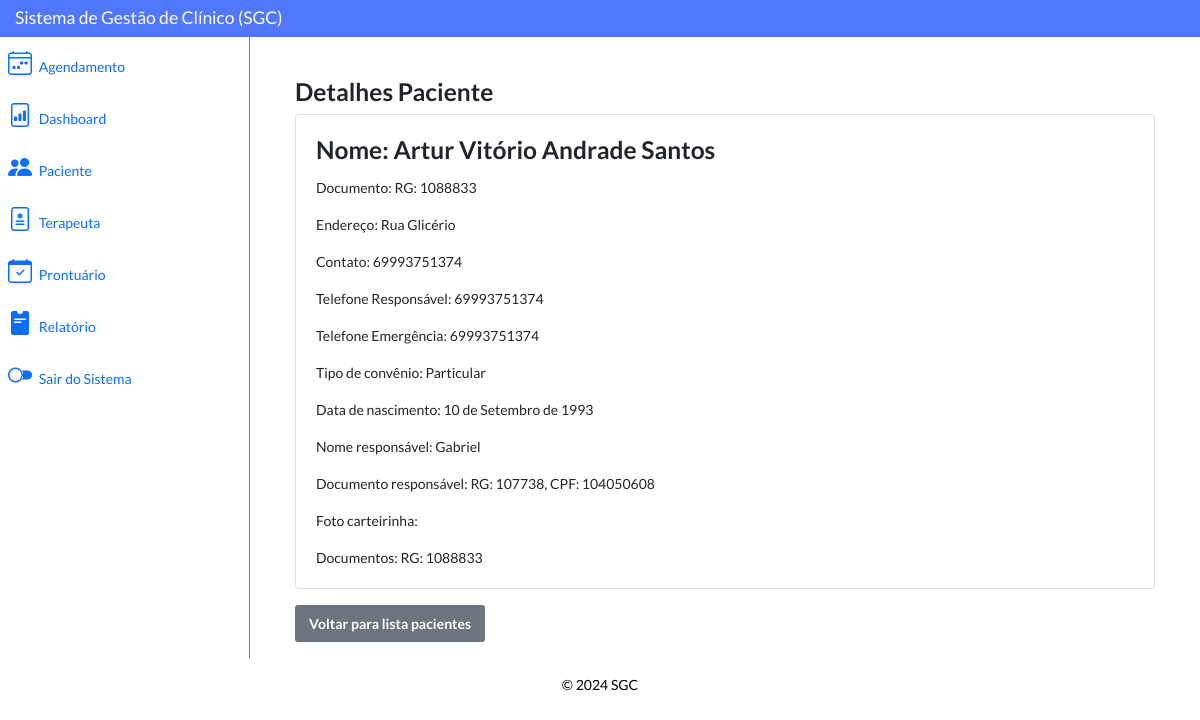
Page /paciente/1/detail/ on the committed database.
### pacientes/models.py (models this page shows, shortened)
class Paciente(models.Model):
    nome = models.CharField(max_length=100)
    documento = models.CharField(max_length=100)
    carteirinha = models.CharField(max_length=100)
    endereco = models.CharField(max_length=100)
    telefone_responsavel = models.CharField(max_length=100)
    telefone_contato = models.CharField(max_length=100)
    telefone_emergencia = models.CharField(max_length=100)
    tipo_convenio = models.CharField(max_length=100)
    data_nascimento = models.DateField(null=False, blank=False)
    nome_responsavel = models.CharField(max_length=100)
    documento_responsavel = models.CharField(max_length=100)
    foto_carteirinha = models.ImageField(upload_to='documentos_pacientes/', blank=True, null=True)
    class Meta:
        ordering = ['nome']

### pacientes/views.py (the view)
# urls.py: path('paciente/<int:pk>/detail/', views.PacienteDetailView.as_view(), name='paciente-detail'),
class PacienteDetailView(DetailView):
    model = models.Paciente
    template_name = 'paciente-detail.html'

### pacientes/templates/paciente-detail.html
{% extends 'base.html' %}
{% block content %}
<div class="container mt-4">
    <h3 class="display-7">Detalhes Paciente</h3>
    <div class="card">
        <div class="card-body">
            <h3 class="card-title">Nome: {{ object.nome }}</h3>
            <p class="card-text">Documento: {{ object.documento }}</p>
            <p class="card-text">Endereço: {{ object.endereco }}</p>
            <p class="card-text">Contato: {{ object.telefone_contato }}</p>
            <p class="card-text">Telefone Responsável: {{ object.telefone_responsavel }}</p>
            <p class="card-text">Telefone Emergência: {{ object.telefone_emergencia }}</p>
            <p class="card-text">Tipo de convênio: {{ object.tipo_convenio }}</p>
            <p class="card-text">Data de nascimento: {{ object.data_nascimento}}</p>
            <p class="card-text">Nome responsável: {{ object.nome_responsavel }}</p>
            <p class="card-text">Documento responsável: {{ object.documento_responsavel }}</p>
            <p class="card-text">Foto carteirinha: {{ object.foto_carteirinha }}</p>
            <p class="card-text">Documentos: {{ object.documento }}</p>
        </div>
    </div>
    <a href="{% url 'paciente-list' %}" class="btn btn-secondary mt-3">Voltar para lista pacientes</a>
</div>
{% endblock %}

### static/css/calender.css (style rules this page uses)
a { color: #17a2b8; }
.btn { outline: none; color: black; background-color: transparent; box-shadow: 0 0 0 0; }

### rows in the picture
Paciente: nome "Artur Vitório Andrade Santos", documento "RG: 1088833", endereco "Rua Glicério", telefone_contato "69993751374", telefone_responsavel "69993751374", telefone_emergencia "69993751374", tipo_convenio "Particular", data_nascimento "10 de Setembro de 1993", nome_responsavel "Gabriel", documento_responsavel "RG: 107738, CPF: 104050608"
